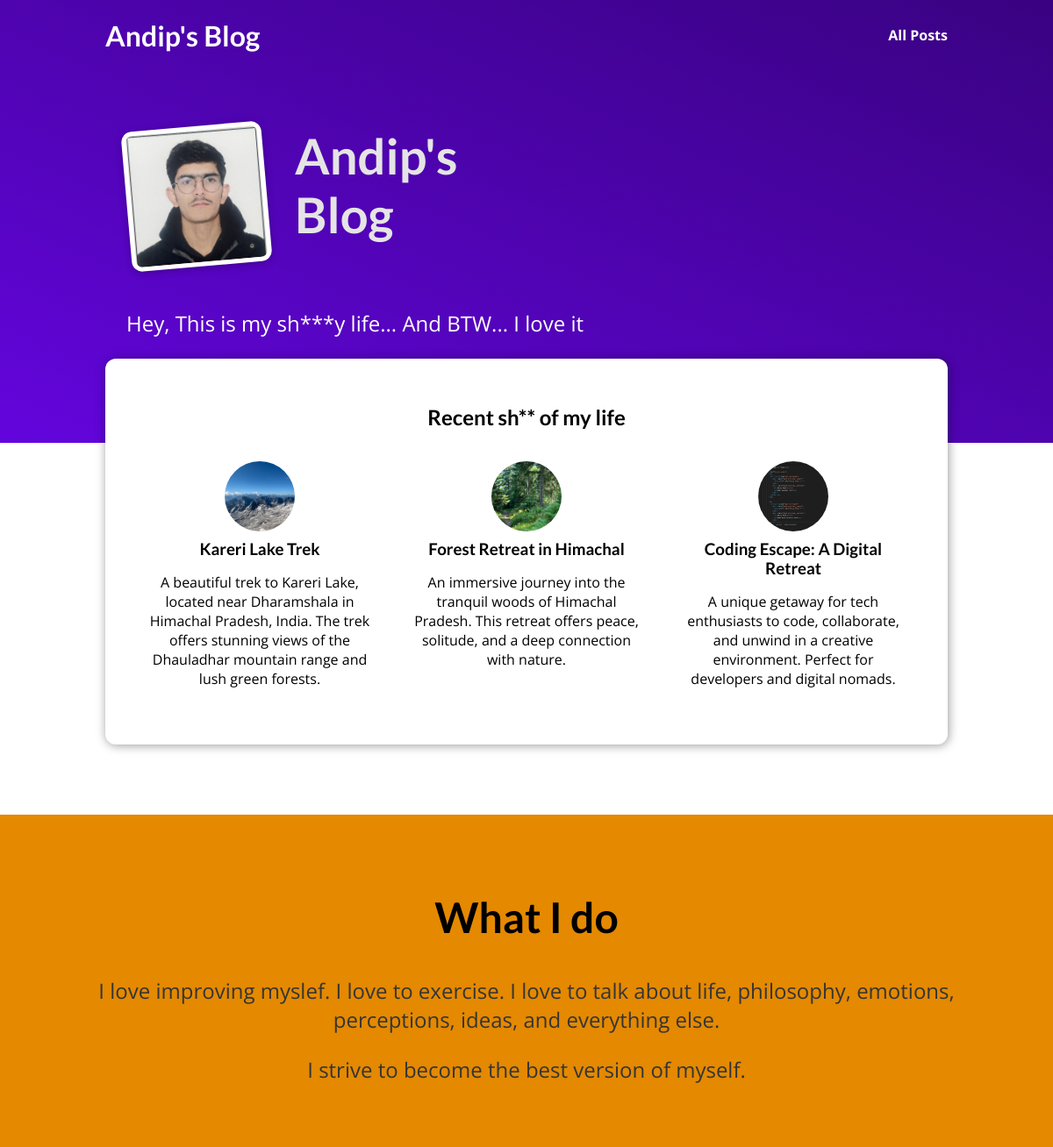
The page / on the database its author committed.
### blog/models.py (models this page shows)
class Post(models.Model):
    title = models.CharField(max_length=200)
    excerpt = models.CharField(max_length=300)
    image = models.ImageField(upload_to="posts", null=True)
    date = models.DateField(auto_now_add=True)
    slug = models.SlugField(unique=True, db_index=True)
    content = models.TextField(validators=[MinLengthValidator(10)])
    author = models.ForeignKey(
        Author, on_delete=models.SET_NULL, null=True, related_name="posts"
    )
    tag = models.ManyToManyField(Tag, related_name="posts")

### blog/views.py (the view)
# urls.py: path('', views.IndexView.as_view(), name='index-page'),
class IndexView(ListView):
    template_name = "blog/index.html"
    model = Post
    context_object_name = "posts"
    ordering = ["-date"]
    def get_queryset(self):
        queryset = super().get_queryset()
        data = queryset[:3]
        return data

### blog/templates/blog/index.html (shortened to what this page needs)
{% extends "base.html" %}
{% load static %}
{% block css_files %}
<link rel="stylesheet" href="{% static 'blog/index.css' %}">
{% endblock css_files %}
{% block content %}
<section id="welcome">
    <header>
        <img src="{% static "blog/images/andip.jpg" %}" alt="Andip - The author of this blog">
        <h2>Andip's Blog</h2>
    </header>
    <p>Hey, This is my sh***y life... And BTW... I love it</p>
</section>
<section id="latest-posts">
    <h2>Recent sh** of my life</h2>
    <ul>
        {% for post in posts %}
        {% include "blog/includes/post-preview.html" %}
        {% endfor %}
    </ul>
</section>
<section id="about">
    <h2>What I do</h2>
    <p>I love improving myslef. I love to exercise. I love to talk about life, philosophy, emotions, perceptions, ideas, and everything else.</p>
    <p>I strive to become the best version of myself.</p>
</section>
{% endblock content %}

### blog/templates/blog/includes/post-preview.html (shortened to what this page needs)
{% load static %}
<link rel="stylesheet" href="{% static "blog/post-preview.css" %}">
<li>
    <article class="post">
        <a href="{% url "post-detail-page" slug=post.slug %}">
            <img src="{{ post.image.url }}" alt="{{ post.title }}">
            <div class="post__content">
                <h3>{{ post.title }}</h3>
                <p>{{ post.excerpt }}</p>
            </div>
        </a>
    </article>
</li>

### static/app.css (style rules this page uses)
* { box-sizing: border-box; }
html { font-family: 'Open Sans', 'Lato', sans-serif; }
body { margin: 0; }
h1, h2, h3 { font-family: 'Lato', sans-serif; font-weight: bold; }

### blog/static/blog/index.css (style rules this page uses)
#welcome { background: linear-gradient(to right top, #6305dd, #390281); padding: 6rem 12%; }
#welcome header { display: flex; align-items: flex-start; margin: 3rem auto; }
#welcome img { width: 10rem; height: 10rem; object-fit: cover; object-position: top; border: 5px solid white; border-radius: 12px; background-color: #ffe1bf; transform: rotateZ(-5deg); box-shadow: 0 2px 8px rgba(0, 0, 0, 0.25); }
#welcome h2 { font-size: 3.5rem; margin: 0 0 0 2rem; color: #e4e4e4; width: 10rem; }
#welcome p { color: white; font-size: 1.5rem; }
#latest-posts { background-color: white; padding: 2rem; border-radius: 12px; width: 60rem; margin: -6rem auto 2rem auto; box-shadow: 1px 1px 12px rgba(0, 0, 0, 0.4); }
#latest-posts h2 { text-align: center; }
#latest-posts ul { list-style: none; margin: 0; padding: 0; display: flex; gap: 1rem; }
#latest-posts li { flex: 1; }
#about { text-align: center; padding: 3rem; background-color: #e48900; margin-top: 5rem; }
#about h2 { font-size: 3rem; }
#about p { font-size: 1.5rem; color: #353535; }

### blog/static/blog/post-preview.css (style rules this page uses)
.post { display: flex; flex-direction: column; align-items: center; text-align: center; }
.post a { text-decoration: none; color: black; transition: all 0.2s ease; padding: 1rem; }
.post img { width: 5rem; height: 5rem; object-fit: cover; border-radius: 50%; }
.post h3 { margin: 0.25rem 0; }

### rows shown on the page
Post: image (picture), title "Kareri Lake Trek", excerpt "A beautiful trek to Kareri Lake, located near Dharamshala in Himachal Pradesh, India. The trek offers stunning views of the Dhauladhar mountain range and lush green forests."
Post: image (picture), title "Forest Retreat in Himachal", excerpt "An immersive journey into the tranquil woods of Himachal Pradesh. This retreat offers peace, solitude, and a deep connection with nature."
Post: image (picture), title "Coding Escape: A Digital Retreat", excerpt "A unique getaway for tech enthusiasts to code, collaborate, and unwind in a creative environment. Perfect for developers and digital nomads."
